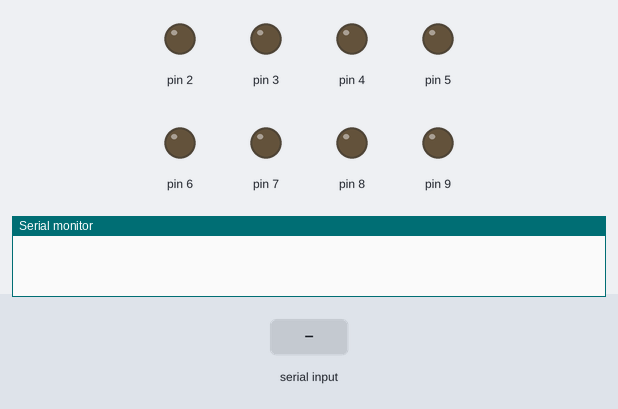
The sketch below on a simulated Arduino Uno, built with avr-gcc and run on an emulated ATmega328P. On the bench: output pins drawn as LEDs (lit = HIGH), the last lines printed to the serial monitor. The test bench sets the inputs (shaded band).

Above: at 1.2 s.
1.3 s: "90,45\n" received over Serial
At 7.8 s:
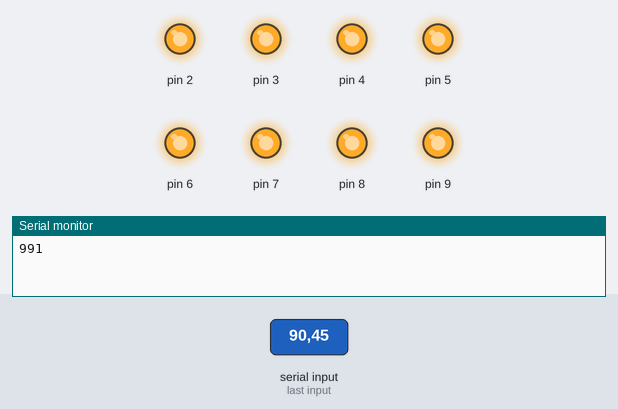
Timing chart, 0 to 9.5 s (numbered marks = the images above; inputs shaded):
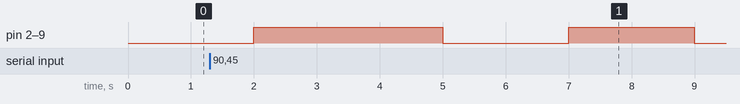

The sketch:

tema6-4.ino
```cpp
int numero = 1;
int retardo = 100;

void setup() {
  // put your setup code here, to run once:
  Serial.begin(9600);
  for (int i = 2; i < 10; i++) {
    pinMode(i, OUTPUT);
  }

}

void loop() {
  // put your main code here, to run repeatedly:

  if (Serial.available() > 0) {
    numero = Serial.parseInt();
    if (numero == 0) {
      numero = 1;
    }
    if (numero >= 10) {
      numero = 9;
    }
    Serial.print(numero);
  }
    switch (numero) {
     case 1:
      retardo = 2000;
      break;
    case 2:
      retardo = 1000;
      break;
    case 3:
      retardo = 900;
      break;
    case 4:
      retardo = 750;
      break;
    case 5:
      retardo = 500;
      break;
    case 6:
      retardo = 400;
      break;
    case 7:
      retardo = 300;
      break;
    case 8:
      retardo = 200;
      break;
    case 9:
      retardo = 100;
      break;
    default:
      break;
  }
  while (Serial.available() == 0) {
    for (int j = 2; j < 10; j++) {
      digitalWrite(j, LOW);
    }
    delay(retardo);
    for (int k = 2; k < 10 + 2; k++) {
      digitalWrite(k, HIGH);
    }
    delay(retardo);
  }

}
```
